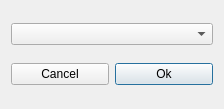
<?xml version="1.0" encoding="UTF-8"?>
<ui version="4.0">
 <class>Dialog</class>
 <widget class="QDialog" name="Dialog">
  <property name="geometry">
   <rect>
    <x>0</x>
    <y>0</y>
    <width>224</width>
    <height>109</height>
   </rect>
  </property>
  <property name="windowTitle">
   <string>Dialog</string>
  </property>
  <layout class="QVBoxLayout" name="verticalLayout">
   <item>
    <widget class="QComboBox" name="listWhencomboBox"/>
   </item>
   <item>
    <layout class="QHBoxLayout" name="horizontalLayout">
     <item>
      <widget class="QPushButton" name="cancelPushButton">
       <property name="text">
        <string>Cancel</string>
       </property>
       <property name="autoDefault">
        <bool>false</bool>
       </property>
      </widget>
     </item>
     <item>
      <widget class="QPushButton" name="okPushButton">
       <property name="text">
        <string>Ok</string>
       </property>
      </widget>
     </item>
    </layout>
   </item>
  </layout>
 </widget>
 <resources/>
 <connections/>
</ui>
